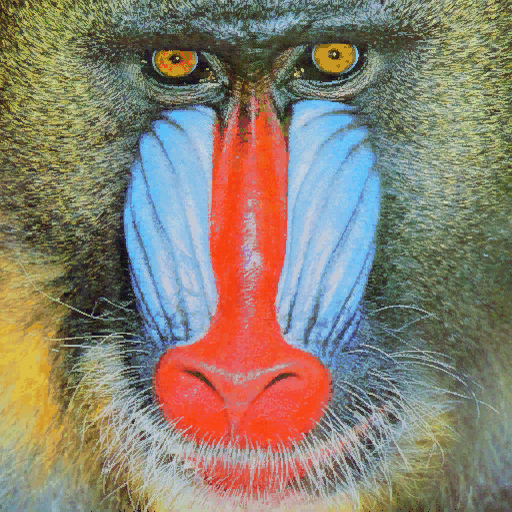
#> input picture P2/mandril.jpg, 512 x 512 px
$ jupyter execute main.ipynb   (older library calls are emulated)   (text cells are left out)
#> lines starting #> are read from the running program, lines starting #| are printed output that depends on the picture; after the words box and inside, x2 and y2 are one past the last pixel; in counts of white or black regions, pixels touching at a corner belong together
[cell 1]
import cv2
import random
import numpy as np
import matplotlib.pyplot as plt
from PIL import Image, ImageDraw, ImageFont

[cell 2]
# Lee imagen de archivo
img = cv2.imread("mandril.jpg")
#> img is the input picture: shape (512, 512, 3); mean B, G, R 112.9, 128.5, 137.5

# Si hay lectura correcta
if img is not None:
    # Muestra dimensiones
    print(img.shape)
#| (512, 512, 3)

    # Recordar que OpenCV lee las imágenes almacenando en formato BGR, por lo que convertimos para visualizr de forma correcta a RGB
    img_rgb = cv2.cvtColor(img, cv2.COLOR_BGR2RGB)
else:
    print("Imagen no encontrada")

[cell 3]
# Conversión de la imagen a niveles de grises de la imagen original en BGR
gris = cv2.cvtColor(img, cv2.COLOR_BGR2GRAY)
print(gris.shape)
#| (512, 512)

[cell 4]
# Obtiene contornos con el operador de Canny
# Parámetros: imagen de entrada, umbral inferior, umbral superior
canny = cv2.Canny(gris, 100, 200)  # prueba a jugar con umbrales (entre 0 y 255)
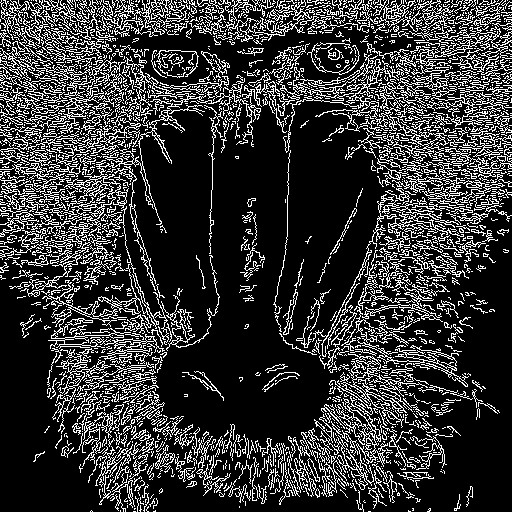
#> canny: shape (512, 512); 21.2% white in thin lines or dots

[cell 5]
#El contenido de la imagen resultado de Canny, son valores 0 o 255, lo compruebas al descomentar
#print(canny)
#Cuenta el número de píxeles blancos (255) por columna
#Suma los valores de los pixeles por columna
col_counts = cv2.reduce(canny, 0, cv2.REDUCE_SUM, dtype=cv2.CV_32SC1)

#Normaliza en base al número de filas, primer valor devuelto por shape, y al valor máximo del píxel (255)
#El resultado será el número de píxeles blancos por columna
cols = col_counts[0] / (255 * canny.shape[0])
#> cols = 512 values, max 0.365 at index 104, min 0.0566 at index 261, mean 0.212

#Muestra dicha cuenta gráficamente
plt.figure()
plt.subplot(1, 2, 1)
plt.axis("off")
plt.title("Canny")
plt.imshow(canny, cmap='gray')

plt.subplot(1, 2, 2)
plt.title("Respuesta de Canny")
plt.xlabel("Columnas")
plt.ylabel("% píxeles")
plt.plot(cols)
#Rango en x definido por las columnas
plt.xlim([0, canny.shape[1]])
#> Out = (0, 512)
#> figure, not shown here; panel 2: curve peaks at x = 104, y = 0.365

[cell 6]
# Cuenta el número de píxeles blancos (255) por fila
white_pixels_per_row = cv2.reduce(canny, 255, cv2.REDUCE_SUM, dtype=cv2.CV_32SC1)
#> white_pixels_per_row = 512 values, max 56100 at index 12, min 4335 at index 507, mean 27646.1

# Porcentaje por fila
percentage_per_row = white_pixels_per_row / (255 * canny.shape[1])
#> percentage_per_row = 512 values, max 0.43 at index 12, min 0.0332 at index 507, mean 0.212

# Muestra dicha cuenta gráficamente
plt.subplot(1, 2, 1)
plt.axis("off")
plt.title("Canny")
plt.imshow(canny, cmap="gray")

plt.subplot(1, 2, 2)
plt.title("Respuesta de Canny")
plt.xlabel("Filas")
plt.ylabel("% píxeles")
plt.plot(percentage_per_row)
# Rango en x definido por filas
plt.xlim([0, canny.shape[0]])

plt.show()
#> figure, not shown here; panel 2: curve peaks at x = 12, y = 0.43

[cell 7]
maxrows_canny = np.max(white_pixels_per_row)
#> maxrows_canny = 56100
umbralrows_canny = 0.90 * maxrows_canny
#> umbralrows_canny = 50490
rows_sel_canny = np.where(white_pixels_per_row.flatten() > umbralrows_canny)[0]
#> rows_sel_canny = [6, 12, 15, 20, 21, 88, 100]

# Imagen de Canny en color (BGR) para poder dibujar en rojo
canny_color = cv2.cvtColor(canny, cv2.COLOR_GRAY2BGR)
#> canny_color: shape (512, 512, 3); 21.2% white in thin lines or dots
for f in rows_sel_canny:
    cv2.line(canny_color, (0, int(f)), (canny.shape[1] - 1, int(f)), (0, 0, 255), 1)
#> this loop made 7 passes
#> f on passes 1 to 7: 6, 12, 15, 20, 21, 88, 100
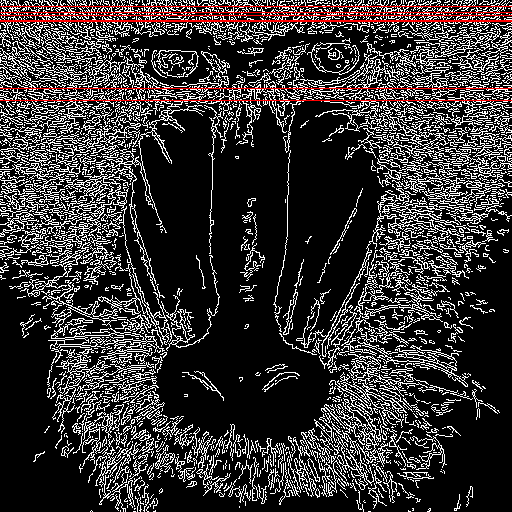
#> canny_color: shape (512, 512, 3); mean B, G, R 52.6, 52.6, 56.1

# Muestra la imagen resaltada y el plot con el umbral
plt.subplot(1, 2, 1)
plt.axis("off")
plt.title("Canny filas > 0.90*maxfil")
plt.imshow(cv2.cvtColor(canny_color, cv2.COLOR_BGR2RGB))

plt.subplot(1, 2, 2)
plt.xlabel("Filas")
plt.ylabel("% píxeles")
plt.plot(percentage_per_row)
plt.axhline(umbralrows_canny / (255 * canny.shape[1]), color="r", linestyle="--", label="0.90*maxfil")
# Rango en x definido por filas
plt.xlim([0, canny.shape[0]])
plt.legend()

plt.show()
#> figure, not shown here; panel 2: curve peaks at x = 12, y = 0.43

[cell 8]
# Gaussiana para suavizar la imagen original, eliminando altas frecuencias
ggris = cv2.GaussianBlur(gris, (3, 3), 0)

#Calcula en ambas direcciones (horizontal y vertical)
sobelx = cv2.Sobel(ggris, cv2.CV_64F, 1, 0)  # x
sobely = cv2.Sobel(ggris, cv2.CV_64F, 0, 1)  # y
#Combina ambos resultados
sobel = cv2.add(sobelx, sobely)

plt.subplot(1, 3, 3)
plt.axis("off")
plt.title('Imagen resultado de Sobel')
#Para visualizar convierte a escala manejable en una imagen de grises
plt.imshow(cv2.convertScaleAbs(sobel), cmap='gray')
#plt.imshow(sobel, cmap='gray') #Prueba sin convertir escala
plt.show()

[cell 9]
# Mostrar el tipo de dato de los valores en la imagen soble, además de valores máximo y mínimo
print(f"Tipo de datos, valor mínimo y máximo en sobel: {sobel.dtype}, {np.min(sobel)}, {np.max(sobel)}")
#| Tipo de datos, valor mínimo y máximo en sobel: float64, -594.0, 570.0

# Conversión a byte con openCV
sobel8 = cv2.convertScaleAbs(sobel)
# Mostrar el tipo de dato de los valores en la imagen soble, además de valores máximo y mínimo
print(f"Tipo de datos, valor mínimo y máximo en sobel8: {sobel8.dtype}, {np.min(sobel8)}, {np.max(sobel8)}")
#| Tipo de datos, valor mínimo y máximo en sobel8: uint8, 0, 255

# Conversión a byte con numpy
sobel8np = np.uint8(np.abs(sobel))
# Mostrar el tipo de dato de los valores en la imagen soble, además de valores máximo y mínimo
print(f"Tipo de datos, valor mínimo y máximo en sobel8np: {sobel8np.dtype}, {np.min(sobel8np)}, {np.max(sobel8np)}")
#| Tipo de datos, valor mínimo y máximo en sobel8np: uint8, 0, 254

plt.figure()
plt.subplot(1, 3, 1)
plt.axis("off")
plt.title('convertScaleAbs')
plt.imshow(sobel8, cmap='gray')

plt.subplot(1, 3, 2)
plt.axis("off")
plt.title('np.uint8(np.abs())')
plt.imshow(sobel8np, cmap='gray')

plt.subplot(1, 3, 3)
plt.axis("off")
plt.title('Diferencias')
plt.imshow(cv2.absdiff(sobel8,sobel8np), cmap='gray')

plt.show()

[cell 10]
#Define valor umbral
valorUmbral = 100 #Prueba otros valores
#Obtiene imagen umbralizada para dicho valor definido
_, sobelUmbralizado = cv2.threshold(sobel8np, valorUmbral, 255, cv2.THRESH_BINARY)
#> sobelUmbralizado: shape (512, 512); 17.9% white in thin lines or dots

#El umbralizado inverso, los valores menores que el umbral se muestran en blanco
_, sobelUmbralizadoInverso = cv2.threshold(sobel8np, valorUmbral, 255, cv2.THRESH_BINARY_INV)
#> sobelUmbralizadoInverso: shape (512, 512); 82.1% white; black in thin lines or dots

#Valores en rango determinado por dos umbrales
imagenEnRango = cv2.inRange(sobel8np, 150, 200)
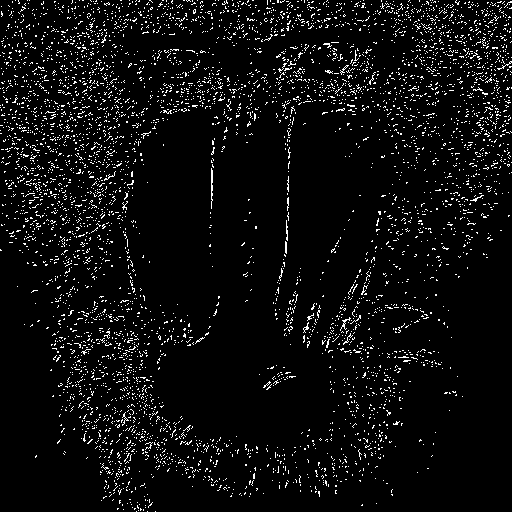
#> imagenEnRango: shape (512, 512); 5.4% white in thin lines or dots

plt.figure()
plt.subplot(1, 3, 1)
plt.axis("off")
plt.title('Umbralizado clásico')
plt.imshow(sobelUmbralizado, cmap='gray')

plt.subplot(1, 3, 2)
plt.axis("off")
plt.title('Umbralizado inverso')
plt.imshow(sobelUmbralizadoInverso, cmap='gray')

plt.subplot(1, 3, 3)
plt.axis("off")
plt.title('Umbralizado en rango')
plt.imshow(imagenEnRango, cmap='gray')

plt.subplots_adjust(wspace=0.5)

plt.show()

[cell 11]
#Cuenta el número de píxeles blancos (255) por columna
#Suma los valores de los pixeles por columna
col_counts_sobel = cv2.reduce(sobelUmbralizado, 0, cv2.REDUCE_SUM, dtype=cv2.CV_32SC1)

#Normaliza en base al número de filas, primer valor devuelto por shape, y al valor máximo del píxel (255)
#El resultado será el número de píxeles blancos por columna
cols_sobel = col_counts_sobel[0] / (255 * sobelUmbralizado.shape[0])
#> cols_sobel = 512 values, max 0.396 at index 127, min 0.0449 at index 261, mean 0.179

# Calculamos el percentil del umbral de filas de Sobel
umbral_cols_sobel_pct = 0.90 * np.max(cols_sobel)
#> umbral_cols_sobel_pct = 0.357

#Muestra dicha cuenta gráficamente
plt.figure()
plt.subplot(1, 2, 1)
plt.axis("off")
plt.title("Sobel")
plt.imshow(sobelUmbralizado, cmap='gray')

plt.subplot(1, 2, 2)
plt.title("Respuesta de Sobel")
plt.xlabel("Columnas")
plt.ylabel("% píxeles")
plt.plot(cols_sobel)
plt.axhline(umbral_cols_sobel_pct, color="r", linestyle="--", label="0.90*maxcol")
#Rango en x definido por las columnas
plt.xlim([0, sobelUmbralizado.shape[1]])
#> Out = (0, 512)
#> figure, not shown here; panel 2: curve peaks at x = 127, y = 0.396

[cell 12]
# Obtiene contornos con el operador de Canny
# Parámetros: imagen de entrada, umbral inferior, umbral superior
#canny = cv2.Canny(gris, 100, 200)  # prueba a jugar con umbrales (entre 0 y 255)

# Cuenta el número de píxeles blancos (255) por fila
rows_count_sobel = cv2.reduce(sobelUmbralizado, 255, cv2.REDUCE_SUM, dtype=cv2.CV_32SC1)
#> rows_count_sobel = 512 values, max 49980 at index 8, min 3315 at index 510, mean 23412.2

# Porcentaje por fila
rows_sobel = rows_count_sobel / (255 * sobelUmbralizado.shape[1])
#> rows_sobel = 512 values, max 0.383 at index 8, min 0.0254 at index 510, mean 0.179

# Calculamos el percentil del umbral de filas de Sobel
umbral_rows_sobel_pct = 0.90 * np.max(rows_sobel)
#> umbral_rows_sobel_pct = 0.345

# Muestra dicha cuenta gráficamente
plt.subplot(1, 2, 1)
plt.axis("off")
plt.title("Sobel")
plt.imshow(sobelUmbralizado, cmap="gray")


plt.subplot(1, 2, 2)
plt.title("Respuesta de Sobel")
plt.xlabel("Filas")
plt.ylabel("% píxeles")
plt.plot(rows_sobel)
plt.axhline(umbral_rows_sobel_pct, color="r", linestyle="--", label="0.90*maxfil")
# Rango en x definido por filas
plt.xlim([0, sobelUmbralizado.shape[0]])

plt.show()
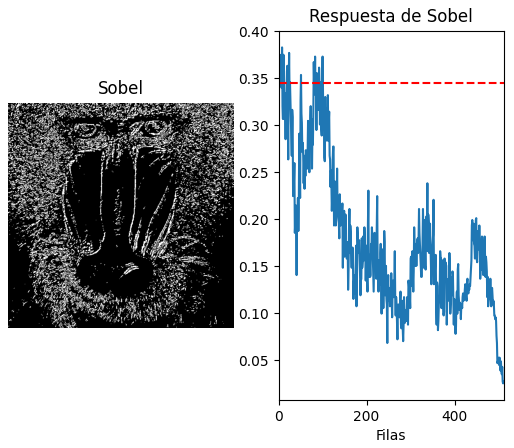
#> figure drawn by matplotlib, 2 panels; panel 2: curve peaks at x = 8, y = 0.383

[cell 13]
maxcols_canny = np.max(col_counts)
#> maxcols_canny = 47685

maxrows_sobel = np.max(rows_count_sobel)
#> maxrows_sobel = 49980
maxcols_sobel = np.max(col_counts_sobel)
#> maxcols_sobel = 51765

print(f"Máximo de filas: {maxrows_sobel}, Máximo de columnas: {maxcols_sobel}")
#| Máximo de filas: 49980, Máximo de columnas: 51765

cols_sel_canny = np.where(col_counts.flatten() > 0.90 * maxcols_canny)[0] # Columnas en el umbral de Canny
#> cols_sel_canny = 19 values from 67 to 403

rows_sel_sobel = np.where(rows_count_sobel.flatten() > 0.90 * maxrows_sobel)[0]
#> rows_sel_sobel = 22 values from 2 to 100
cols_sel_sobel = np.where(col_counts_sobel.flatten() > 0.90 * maxcols_sobel)[0]
#> cols_sel_sobel = [104, 105, 127, 287, 288]

# Imagenés de Canny y Sobel en color (BGR) para poder dibujar en rojo
canny_color = cv2.cvtColor(canny, cv2.COLOR_GRAY2BGR)
sobel_color = cv2.cvtColor(sobelUmbralizado, cv2.COLOR_GRAY2BGR)
#> sobel_color: shape (512, 512, 3); 17.9% white in thin lines or dots

for f in rows_sel_canny:
    cv2.line(canny_color, (0, int(f)), (canny.shape[1] - 1, int(f)), (0, 0, 255), 1)

for c in cols_sel_canny:
    cv2.line(canny_color, (int(c), 0), (int(c), canny.shape[0] - 1), (0, 0, 255), 1)
#> this loop made 19 passes
#> c on passes 1 to 12: 67, 86, 92, 96, 99, 100, 103, 104, 105, 112, 115, 119
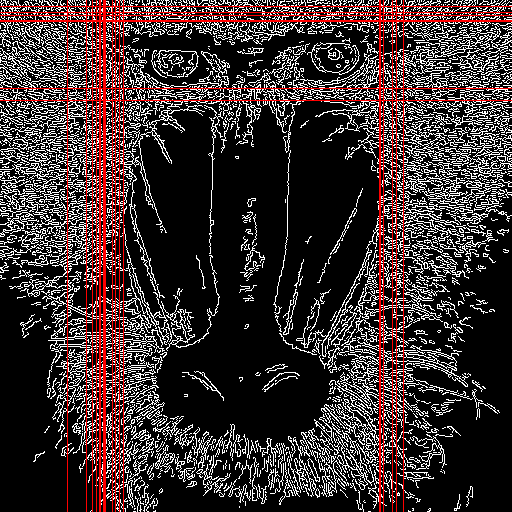
#> canny_color: shape (512, 512, 3); 3.66% of pixels changed, all inside (x1, y1, x2, y2) = (67, 0, 404, 512)

for f in rows_sel_sobel:
    cv2.line(sobel_color, (0, int(f)), (sobelUmbralizado.shape[1] - 1, int(f)), (0, 0, 255), 1)
#> this loop made 22 passes
#> f on passes 1 to 12: 2, 3, 4, 5, 6, 8, 11, 12, 19, 20, 24, 26
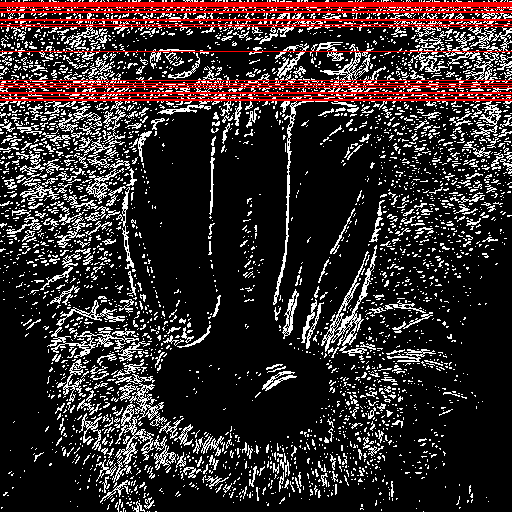
#> sobel_color: shape (512, 512, 3); mean B, G, R 41.8, 41.8, 52.7

for c in cols_sel_sobel:
    cv2.line(sobel_color, (int(c), 0), (int(c), sobelUmbralizado.shape[0] - 1), (0, 0, 255), 1)
#> this loop made 5 passes
#> c on passes 1 to 5: 104, 105, 127, 287, 288
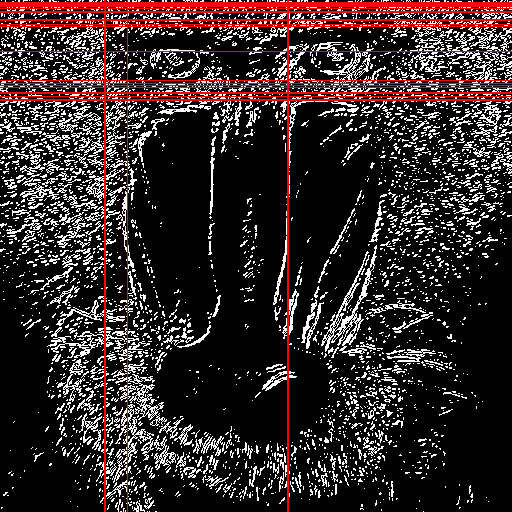
#> sobel_color: shape (512, 512, 3); 0.93% of pixels changed, all inside (x1, y1, x2, y2) = (104, 0, 289, 512)

# Calcular los percentiles de Sobel y Canny, tanto por filas como por columnas
umbral_rows_sobel_pct = 0.90 * np.max(rows_sobel)
umbral_cols_sobel_pct = 0.90 * np.max(cols_sobel)
umbral_rows_canny_pct = 0.90 * np.max(percentage_per_row)
#> umbral_rows_canny_pct = 0.387
umbral_cols_canny_pct = 0.90 * np.max(cols)
#> umbral_cols_canny_pct = 0.329

# Comparativa entre las columnas y filas de Sobel
plt.figure(figsize=(18, 6))

plt.subplot(1, 3, 1)
plt.axis("off")
plt.title("Sobel Umbralizado")
plt.imshow(cv2.cvtColor(sobel_color, cv2.COLOR_BGR2RGB))

plt.subplot(1, 3, 2)
plt.title("Respuesta de Sobel")
plt.xlabel("Filas")
plt.ylabel("% píxeles")
plt.axhline(umbral_rows_sobel_pct, color="r", linestyle="--", label="0.90*maxfil")
plt.plot(rows_sobel)

plt.subplot(1, 3, 3)
plt.title("Respuesta de Sobel")
plt.xlabel("Columnas")
plt.ylabel("% píxeles")
plt.axhline(umbral_cols_sobel_pct, color="r", linestyle="--", label="0.90*maxcol")
plt.plot(cols_sobel)

plt.subplots_adjust(wspace=0.5)

plt.show()
#> figure, not shown here; panel 2: curve peaks at x = 8, y = 0.383; panel 3: curve peaks at x = 127, y = 0.396

# Comparativa entre las columnas y filas de Canny

plt.figure(figsize=(18, 6))

plt.subplot(1, 3, 1)
plt.axis("off")
plt.title("Canny")
plt.imshow(cv2.cvtColor(canny_color, cv2.COLOR_BGR2RGB))

plt.subplot(1, 3, 2)
plt.title("Respuesta de Canny")
plt.xlabel("Filas")
plt.ylabel("% píxeles")
plt.axhline(umbral_rows_canny_pct, color="r", linestyle="--", label="0.90*maxfil")
plt.plot(percentage_per_row)

plt.subplot(1, 3, 3)
plt.title("Respuesta de Canny")
plt.xlabel("Columnas")
plt.ylabel("% píxeles")
plt.axhline(umbral_cols_canny_pct, color="r", linestyle="--", label="0.90*maxcol")
plt.plot(cols)

plt.subplots_adjust(wspace=0.5)

plt.show()
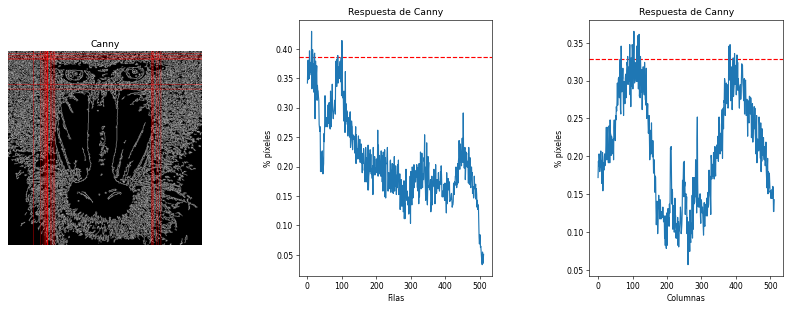
#> figure drawn by matplotlib, 3 panels; panel 2: curve peaks at x = 12, y = 0.43; panel 3: curve peaks at x = 104, y = 0.365

[cell 14]
vid = cv2.VideoCapture(0)

# Fondo
# Inicializa la sustracción del fondo con mezcla de gaussianas y detección de sombras
eliminadorFondo = cv2.createBackgroundSubtractorMOG2(history=100, varThreshold=50, detectShadows=True)

# Cada burbuja es una lista: [x, y, radio, velocidad]
burbujas = []

while(True):
    # fotograma a fotograma
    ret, frame = vid.read()
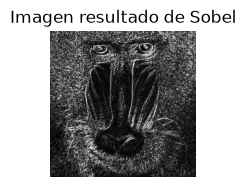
#> input picture P2/images/mandril_sobel.png, 246 x 187 px, given in place of the camera
#> frame is the input picture: shape (187, 246, 3); min 0, max 255, mean 159.7

    if ret:
        # Aplica efecto espejo sobre la entrada
        framem = cv2.flip(frame, 1)

        # Máscara de movimiento (255 = movimiento, 127 = sombra)
        objetos = eliminadorFondo.apply(framem)
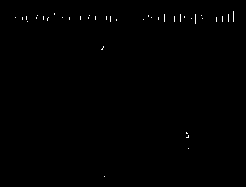
#> objetos: shape (187, 246); values 127 (black) and 255 (white), 0.3% white in thin lines or dots, all inside (x1, y1, x2, y2) = (15, 11, 234, 177)

        # Umbralizado: las sombras (127) pasan a 0 y el movimiento real queda en 255
        _, umbral = cv2.threshold(objetos, 200, 255, cv2.THRESH_BINARY)

        # Coordenadas de los píxeles en movimiento
        ys, xs = np.where(umbral == 255)
#> ys = 138 values from 11 to 176; xs = 138 values, max 233 at index 0, min 15 at index 34, mean 146.4

        # Si hay movimiento, crea burbujas en puntos al azar de la máscara
        if len(xs) > 300:
            for i in range(1):
                n = random.randrange(len(xs))
                color = (random.randint(0, 255), random.randint(0, 255), random.randint(0, 255))
                burbujas.append([xs[n], ys[n], random.randint(8, 30), random.randint(1, 4), color])

        # Mueve y dibuja las burbujas
        for b in burbujas:
            b[1] -= b[3]    # sube
            b[0] += random.randint(-2, 2)    # se balancea
            cv2.circle(framem, (int(b[0]), int(b[1])), b[2], b[4], 2)

        # Elimina las burbujas que salen por arriba
        burbujas = [b for b in burbujas if b[1] > 0]
#> burbujas = []

        # Muestra resultado
        cv2.imshow('Fotograma', framem)
        # Muestra el umbralizado
        cv2.imshow('Umbralizado', umbral)

    # Detenemos pulsado ESC
    if cv2.waitKey(20) == 27:
#> (key Esc is pressed here)
        break

# Libera el objeto de captura
vid.release()
# Destruye ventanas
cv2.destroyAllWindows()
